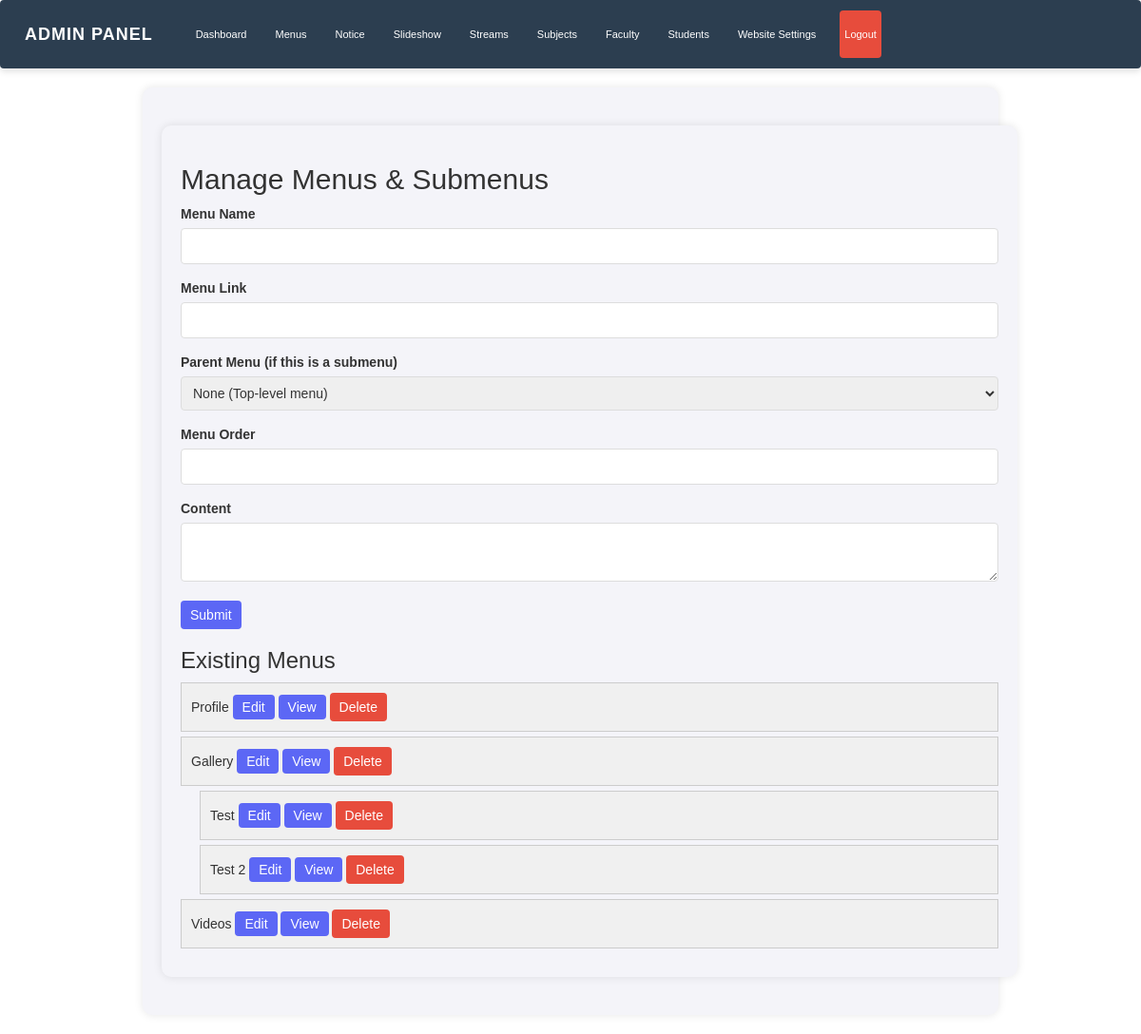
Screenshot of /admin/menu.php (signed in) with the database file from the repository.
### tables this page shows
CREATE TABLE `menus` (
  `id` int(11) NOT NULL,
  `menu_name` varchar(100) NOT NULL,
  `menu_link` varchar(255) NOT NULL,
  `parent_id` int(11) DEFAULT NULL,
  `menu_order` int(11) NOT NULL,
  `content` text DEFAULT NULL
);

### admin/menu.php (the view, shortened to what this page needs)
<?php
include 'header.php';
$menus = [];
$sql = "SELECT * FROM menus ORDER BY menu_order ASC";
$result = $conn->query($sql);
if ($result->num_rows > 0) {
    while ($row = $result->fetch_assoc()) {
        $menus[] = $row;
    }
}
?>
<!DOCTYPE html>
<html lang="en">
<head>
    <link href="https://stackpath.bootstrapcdn.com/bootstrap/3.4.1/css/bootstrap.min.css" rel="stylesheet">
    <link href="https://cdn.jsdelivr.net/npm/summernote@0.9.0/dist/summernote.min.css" rel="stylesheet">
</head>
<body>
<div class="container">
    <h2>Manage Menus & Submenus</h2>
    <form method="POST" id="menuForm">
        <div class="form-group">
            <label for="menu_name">Menu Name</label>
            <input type="text" name="menu_name" id="menuName" required>
        </div>
        <div class="form-group">
            <label for="menu_link">Menu Link</label>
            <input type="text" name="menu_link" id="menuLink" required>
        </div>
        <div class="form-group">
            <label for="parent_id">Parent Menu (if this is a submenu)</label>
            <select name="parent_id" id="parentId">
                <option value="">None (Top-level menu)</option>
            </select>
        </div>
        <div class="form-group">
            <label for="menu_order">Menu Order</label>
            <input type="number" name="menu_order" id="menuOrder" required>
        </div>
        <div class="form-group">
            <label for="content">Content</label>
            <textarea name="content" id="contentEditor"></textarea>
        </div>
        <button type="submit" class="action-btn">Submit</button>
    </form>
    <h3>Existing Menus</h3>
<ul id="menuList">
    <?php foreach ($menus as $menu): ?>
        <?php if (!$menu['parent_id']):  ?>
            <li id="menu-<?php echo $menu['id']; ?>" class="menu-item" data-id="<?php echo $menu['id']; ?>">
                <div>
                    <span><?php echo $menu['menu_name']; ?></span>
                    <a href="menuedit.php?id=<?php echo $menu['id']; ?>" class="action-btn">Edit</a>
                    <a href="menuview.php?id=<?php echo $menu['id']; ?>" class="action-btn">View</a>
                    <form method="POST" style="display:inline;">
                        <button type="submit" class="action-btn" style="background-color: #e74c3c;">Delete</button>
                    </form>
                </div>
                <ul class="submenu">
                    <?php foreach ($menus as $submenu): ?>
                        <?php if ($submenu['parent_id'] == $menu['id']): ?>
                            <li id="menu-<?php echo $submenu['id']; ?>" class="menu-item" data-id="<?php echo $submenu['id']; ?>">
                                <div>
                                    <span><?php echo $submenu['menu_name']; ?></span>
                                    <a href="menuedit.php?id=<?php echo $submenu['id']; ?>" class="action-btn">Edit</a>
                                    <a href="menuview.php?id=<?php echo $submenu['id']; ?>" class="action-btn">View</a>
                                    <form method="POST" style="display:inline;">
                                        <button type="submit" class="action-btn" style="background-color: #e74c3c;">Delete</button>
                                    </form>
                                </div>
                            </li>
                        <?php endif; ?>
                    <?php endforeach; ?>
                </ul>
            </li>
        <?php endif; ?>
    <?php endforeach; ?>
</ul>
</div>
</body>
</html>

### admin/styles.css (style rules this page uses)
body { font-family: sans-serif; line-height: 1.6; color: #333; background-color: #f4f4f4; }
.container { max-width: 960px; margin: 20px auto; padding: 20px; background: #fff; box-shadow: 0 0 10px rgba(0, 0, 0, 0.1); border-radius: 8px; }
h2, h3 { color: #333; }
.form-group { margin-bottom: 15px; }
label { display: block; margin-bottom: 5px; }
input, textarea, select { width: 100%; padding: 10px; border: 1px solid #ddd; border-radius: 4px; box-sizing: border-box; }
.action-btn { background-color: #007bff; color: #fff; padding: 10px 20px; border: none; border-radius: 4px; cursor: pointer; transition: background-color 0.3s ease; }
button { background-color: #6c757d; color: white; padding: 8px 15px; border: none; border-radius: 4px; cursor: pointer; transition: background-color 0.3s ease; }
body { font-family: Arial, sans-serif; background-color: #f4f7fa; color: #333; }
.container { margin-top: 30px; }

### admin/menu.php (style rules this page uses)
body { font-family: Arial, sans-serif; }
.container { max-width: 900px; margin: 20px auto; padding: 20px; background-color: #f4f4f9; border-radius: 10px; }
.action-btn { padding: 5px 10px; background-color: #5c67f5; color: white; border: none; cursor: pointer; }
.form-group { margin-bottom: 15px; }
label { display: block; font-weight: bold; margin-bottom: 5px; }
input[type="text"], input[type="number"], select { width: 100%; padding: 8px; box-sizing: border-box; }
ul#menuList, ul.submenu { list-style-type: none; padding: 0; }
ul.submenu { margin-left: 20px; }
.menu-item div { padding: 10px; background-color: #f0f0f0; border: 1px solid #ccc; margin-bottom: 5px; cursor: move; }

### rows the page displays
menus: menu_name "Profile"
menus: menu_name "Gallery"
menus: menu_name "Test"
menus: menu_name "Test 2"
menus: menu_name "Videos"
